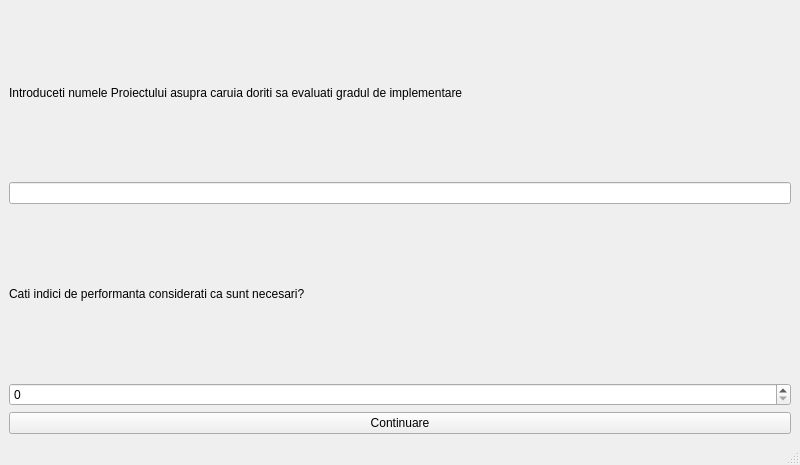
<?xml version="1.0" encoding="UTF-8"?>
<ui version="4.0">
 <class>ProiectNou</class>
 <widget class="QMainWindow" name="ProiectNou">
  <property name="geometry">
   <rect>
    <x>0</x>
    <y>0</y>
    <width>800</width>
    <height>465</height>
   </rect>
  </property>
  <property name="windowTitle">
   <string>MainWindow</string>
  </property>
  <property name="styleSheet">
   <string notr="true">background-image: url(:/abstract-white-background-geometric-texture-vector-id1069183510.png);</string>
  </property>
  <widget class="QWidget" name="centralwidget">
   <layout class="QVBoxLayout" name="verticalLayout_2">
    <item>
     <layout class="QVBoxLayout" name="verticalLayout">
      <item>
       <widget class="QLabel" name="label">
        <property name="text">
         <string>Introduceti numele Proiectului asupra caruia doriti sa evaluati gradul de implementare</string>
        </property>
       </widget>
      </item>
      <item>
       <widget class="QLineEdit" name="lineEdit_nume"/>
      </item>
      <item>
       <widget class="QLabel" name="label_3">
        <property name="text">
         <string>Cati indici de performanta considerati ca sunt necesari?</string>
        </property>
       </widget>
      </item>
      <item>
       <widget class="QSpinBox" name="spinBox_indicatori"/>
      </item>
     </layout>
    </item>
    <item>
     <widget class="QPushButton" name="pushButton">
      <property name="text">
       <string>Continuare</string>
      </property>
     </widget>
    </item>
   </layout>
  </widget>
  <widget class="QMenuBar" name="menubar">
   <property name="geometry">
    <rect>
     <x>0</x>
     <y>0</y>
     <width>800</width>
     <height>21</height>
    </rect>
   </property>
  </widget>
  <widget class="QStatusBar" name="statusbar"/>
 </widget>
 <resources/>
 <connections/>
</ui>
